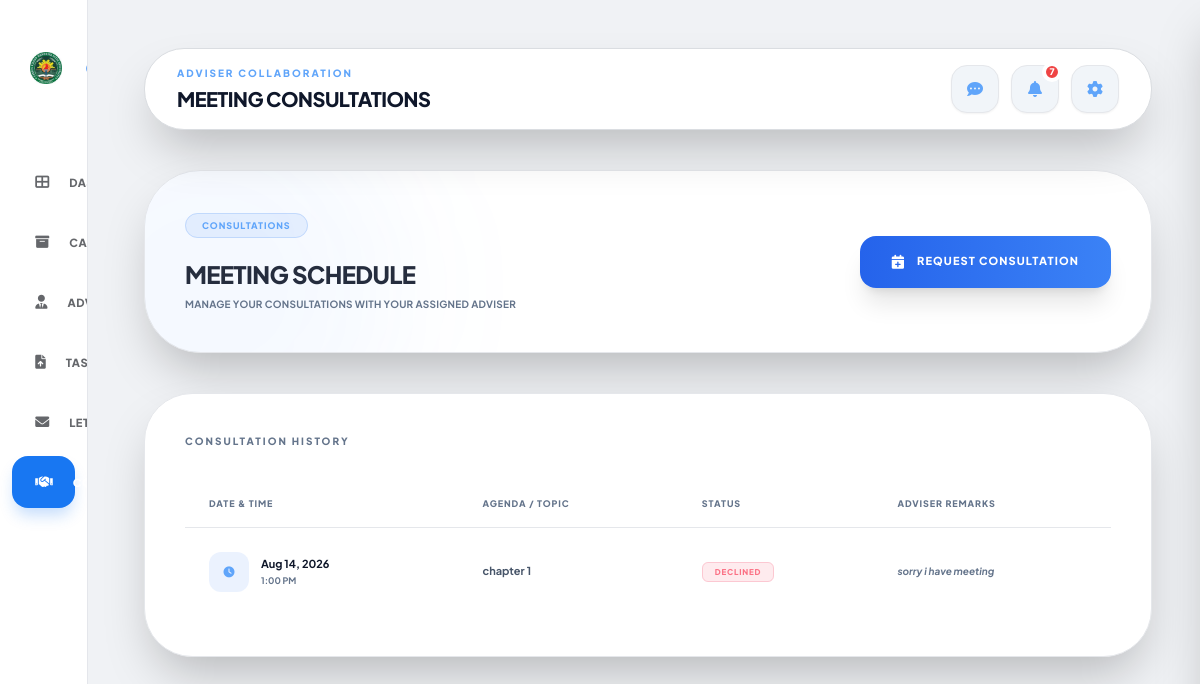
Page /group/meetings.php (signed in) on the committed database.
### tables this page shows
CREATE TABLE `meeting_requests` (
  `id` int NOT NULL,
  `group_id` int NOT NULL,
  `adviser_id` int NOT NULL,
  `meeting_time` datetime NOT NULL,
  `agenda` text NOT NULL,
  `status` enum('pending','accepted','declined') DEFAULT 'pending',
  `admin_remarks` text,
  `suggested_reschedule` datetime DEFAULT NULL,
  `created_at` timestamp NOT NULL DEFAULT CURRENT_TIMESTAMP,
  `reminder_sent` tinyint(1) NOT NULL DEFAULT '0'
);

### group/meetings.php (the view, shortened to what this page needs)
<?php
include('../backend/db_config.php');
$user_id = $_SESSION['user_id'];
$group_query = mysqli_query($conn, "SELECT g.*, a.full_name as adviser_name, a.email as adviser_email FROM `group` g LEFT JOIN adviser a ON g.adviser_id = a.id WHERE g.id = " . (int)$user_id . " LIMIT 1");
$group_data = mysqli_fetch_assoc($group_query);
$unread_q = mysqli_query($conn, "SELECT COUNT(*) as unread FROM notifications
    WHERE is_read = 0
      AND (
          (user_id = " . (int)$user_id . " AND user_role = 'group')
          OR (
              user_role = 'group'
              AND message LIKE '%registered%'
              AND message LIKE '%adviser%'
              AND SUBSTRING_INDEX(message, ': ', -1) IN (SELECT full_name FROM adviser)
          )
      )");
$unread_count = mysqli_fetch_assoc($unread_q)['unread'] ?? 0;
?>
<!DOCTYPE html>
<html lang="en">
<head>
    <script src="https://cdn.tailwindcss.com"></script>
    <link href="https://cdnjs.cloudflare.com/ajax/libs/font-awesome/6.0.0/css/all.min.css" rel="stylesheet">
    <link rel="stylesheet" href="../assets/css/responsive.css">
</head>
<body class="min-h-screen flex">
    <aside class="group sidebar" id="sidebar">
        <div class="logo-section transition-all duration-300">
            <div class="bg-white p-2 rounded-xl flex-none flex items-center justify-center w-12 h-12">
                <img src="../chmsu.png" class="w-10 h-10 object-contain shrink-0" alt="CHMSU Logo">
            </div>
        </div>
        <nav class="flex-1 space-y-2 px-3">
            <a href="group_dashboard.php" class="sidebar-link">
                <i class="fas fa-th-large w-5 text-center text-sm"></i>
                <span class="sidebar-text">Dashboard</span>
            </a>
            <a href="archive_view.php" class="sidebar-link">
                <i class="fas fa-archive w-5 text-center text-sm"></i>
                <span class="sidebar-text">Capstone Archive</span>
            </a>
            <a href="advisers.php" class="sidebar-link">
                <i class="fas fa-user-tie w-5 text-center text-sm"></i>
                <span class="sidebar-text">Adviser</span>
            </a>
            <a href="submissions.php" class="sidebar-link">
                <i class="fas fa-file-upload w-5 text-center text-sm"></i>
                <span class="sidebar-text">Tasks & Submissions</span>
            </a>
            <a href="letters.php" class="sidebar-link">
                <i class="fas fa-envelope w-5 text-center text-sm"></i>
                <span class="sidebar-text">Letters</span>
            </a>
            <a href="meetings.php" class="sidebar-link active">
                <i class="fas fa-handshake w-5 text-center text-sm"></i>
                <span class="sidebar-text">Consultation</span>
            </a>
        </nav>
    </aside>
    <main class="flex-1 ml-0 md:ml-24 p-6 sm:p-8 lg:p-12 space-y-6 sm:space-y-10 relative z-10">
        <div class="relative z-[200]">
            <nav class="premium-card rounded-[2.5rem] px-4 sm:px-8 py-4 flex flex-wrap justify-between items-center gap-2 shadow-2xl relative z-[200]">
                <div class="min-w-0 flex-1">
                    <p class="text-[10px] font-black text-blue-400 uppercase tracking-[0.2em] mb-1">Adviser Collaboration</p>
                    <h2 class="text-lg sm:text-xl font-black text-slate-900 uppercase tracking-tight truncate">Meeting Consultations</h2>
                </div>
                <div class="flex items-center gap-3 relative z-[250] shrink-0">
                    <div class="relative nav-icon-container">
                        <button onclick="toggleGroupChatWidget()" data-tip="Messages" class="icon-tooltip w-12 h-12 rounded-2xl bg-slate-100 border border-gray-200 flex items-center justify-center hover:bg-slate-100 transition relative shadow-sm">
                            <i class="fas fa-comment-dots text-blue-400"></i>
                        </button>
                    </div>
                    <div class="relative nav-icon-container">
                        <button onclick="handleNotifClick()" data-tip="Notifications" class="icon-tooltip w-12 h-12 rounded-2xl bg-slate-100 border border-gray-200 flex items-center justify-center hover:bg-slate-100 transition relative shadow-sm">
                            <i class="fas fa-bell text-blue-400"></i>
                            <?php if($unread_count > 0): ?><span id="notif-badge" class="absolute -top-1 -right-1 w-5 h-5 bg-red-500 text-white text-[9px] font-black rounded-full border-4 border-white flex items-center justify-center"><?php echo $unread_count; ?></span><?php endif; ?>
                        </button>
                    </div>
                    <div class="relative nav-icon-container">
                        <button onclick="toggleSettingsDropdown()" data-tip="Settings" class="icon-tooltip w-12 h-12 rounded-2xl bg-slate-100 border border-gray-200 flex items-center justify-center hover:bg-slate-100 transition relative shadow-sm"><i class="fas fa-cog text-blue-400"></i></button>
                    </div>
                </div>
            </nav>
        </div>
                <section class="premium-card rounded-[3.5rem] p-10 shadow-2xl border border-gray-200 relative overflow-hidden relative z-10 mb-8 flex flex-col sm:flex-row items-start sm:items-center justify-between gap-6">
            <div class="absolute -bottom-32 -left-32 w-96 h-96 bg-blue-500/5 rounded-full blur-3xl pointer-events-none"></div>
            <div class="relative z-10">
                <span class="text-[9px] font-black text-blue-400 bg-blue-500/10 border border-blue-500/20 px-4 py-1.5 rounded-full uppercase tracking-widest">Consultations</span>
                <h1 class="text-2xl font-black text-slate-900 uppercase tracking-tight opacity-90 leading-tight mt-6 max-w-2xl">Meeting Schedule</h1>
                <p class="text-[10px] font-bold text-slate-500 mt-2 uppercase tracking-wide">Manage your consultations with your assigned adviser</p>
            </div>
            <div class="relative z-10">
                <?php if(!empty($group_data['adviser_id'])): ?>
                    <button onclick="openMeetingModal()" class="bg-gradient-to-r from-blue-600 to-blue-500 text-white px-6 sm:px-8 py-4 rounded-2xl text-[11px] font-black uppercase tracking-widest shadow-xl hover:brightness-110 active:scale-95 transition-all flex items-center justify-center gap-3 w-full sm:w-auto">
                        <i class="fas fa-calendar-plus text-sm"></i> Request Consultation
                    </button>
                <?php else: ?>
                    <button disabled class="bg-slate-100 border border-gray-200 text-slate-500 px-6 sm:px-8 py-4 rounded-2xl text-[11px] font-black uppercase tracking-widest cursor-not-allowed flex items-center justify-center gap-3 w-full sm:w-auto">
                        <i class="fas fa-ban text-sm"></i> No Adviser Assigned
                    </button>
                <?php endif; ?>
            </div>
        </section>
        <section class="premium-card rounded-[3rem] p-10 shadow-2xl border border-gray-200 relative z-10">
            <h3 class="text-[10px] font-black uppercase text-slate-500 tracking-[0.2em] mb-8">Consultation History</h3>
            <div class="overflow-x-auto custom-scrollbar">
                <table class="w-full text-left border-collapse min-w-[800px]">
                    <thead>
                        <tr class="border-b border-gray-200">
                            <th class="py-4 px-6 text-[9px] font-black uppercase text-slate-500 tracking-widest">Date & Time</th>
                            <th class="py-4 px-6 text-[9px] font-black uppercase text-slate-500 tracking-widest">Agenda / Topic</th>
                            <th class="py-4 px-6 text-[9px] font-black uppercase text-slate-500 tracking-widest">Status</th>
                            <th class="py-4 px-6 text-[9px] font-black uppercase text-slate-500 tracking-widest">Adviser Remarks</th>
                        </tr>
                    </thead>
                    <tbody class="divide-y divide-gray-100 text-[11px] font-bold text-slate-600">
                        <?php
                        $meetings_q = mysqli_query($conn, "SELECT * FROM meeting_requests WHERE group_id = " . (int)$user_id . " ORDER BY created_at DESC LIMIT 500");
                        if($meetings_q && mysqli_num_rows($meetings_q) > 0):
                            while($m = mysqli_fetch_assoc($meetings_q)):
                        ?>
                            <tr class="hover:bg-slate-100 transition-all">
                                <td class="py-6 px-6">
                                    <div class="flex items-center gap-3">
                                        <div class="w-10 h-10 rounded-xl bg-blue-500/10 text-blue-400 flex items-center justify-center"><i class="fas fa-clock"></i></div>
                                        <div>
                                            <p class="text-slate-900"><?php echo date('M d, Y', strtotime($m['meeting_time'])); ?></p>
                                            <p class="text-[9px] text-slate-500 mt-0.5"><?php echo date('g:i A', strtotime($m['meeting_time'])); ?></p>
                                        </div>
                                    </div>
                                </td>
                                <td class="py-6 px-6 max-w-xs truncate" title="<?php echo htmlspecialchars($m['agenda']); ?>">
                                    <?php echo htmlspecialchars($m['agenda']); ?>
                                </td>
                                <td class="py-6 px-6">
                                    <?php if($m['status'] == 'pending'): ?>
                                        <span class="px-3 py-1 bg-amber-500/10 text-amber-400 text-[8px] font-black uppercase rounded-md border border-amber-500/20 tracking-widest animate-pulse">Pending</span>
                                    <?php elseif($m['status'] == 'accepted'): ?>
                                        <span class="px-3 py-1 bg-blue-500/10 text-blue-400 text-[8px] font-black uppercase rounded-md border border-blue-500/20 tracking-widest">Approved</span>
                                    <?php elseif($m['status'] == 'declined'): ?>
                                        <span class="px-3 py-1 bg-rose-500/10 text-rose-400 text-[8px] font-black uppercase rounded-md border border-rose-500/20 tracking-widest">Declined</span>
                                    <?php endif; ?>
                                </td>
                                <td class="py-6 px-6 text-[10px] text-slate-500 italic">
                                    <?php echo !empty($m['admin_remarks']) ? htmlspecialchars($m['admin_remarks']) : 'None'; ?>
                                </td>
                            </tr>
                        <?php endwhile; else: ?>
                            <tr><td colspan="4" class="py-12 text-center text-slate-500 font-bold uppercase text-[10px] italic tracking-widest">No consultations requested yet.</td></tr>
                        <?php endif; ?>
                    </tbody>
                </table>
            </div>
        </section>
    </main>
</body>
</html>

### assets/css/responsive.css (style rules this page uses)
:root { --cp-mobile-gutter: 1rem; --cp-header-clearance: 4.5rem; }
html { -webkit-text-size-adjust: 100%; text-size-adjust: 100%; }
body { min-height: 100dvh; }
main { min-width: 0 !important; }
@media (min-width: 1024px) { aside.sidebar { height: 100dvh !important; } }
@media (min-width: 1024px) { aside.sidebar nav { min-height: 0; overflow-y: auto; overscroll-behavior: contain; } }

### group/meetings.php (style rules this page uses)
html { background:#F0F2F5;color-scheme:light }
:root { --chmsu-blue: #1877F2; --chmsu-orange: #4267B2; --bg-deep: #F0F2F5; }
body { font-family: 'Plus Jakarta Sans', sans-serif; background-color: var(--bg-deep); background-image: none; background-size: 32px 32px; color: #1c1e21; overflow-x: hidden; }
aside { width: 5.5rem; transition: width 0.3s cubic-bezier(0.4, 0, 0.2, 1); background: #ffffff; border-right: 1px solid #dadde1; height: 100vh; position: fixed; z-index: 150; display: flex; flex-direction: column; padding: 1.25rem 0; overflow: hidden; }
.logo-section { display: flex; flex-direction: row; align-items: center; padding: 1.5rem 0; margin-bottom: 2.5rem; transition: all 0.3s ease; width: 100%; justify-content: flex-start; padding-left: 1.35rem; }
.sidebar-link { display: flex; align-items: center; gap: 1.25rem; padding: 1rem 1.45rem; border-radius: 1rem; transition: background-color 0.3s ease, box-shadow 0.3s ease; color: #65676b; width: 100%; justify-content: flex-start; }
.sidebar-text { opacity: 0; display: none; font-weight: 800; font-size: 0.7rem; text-transform: uppercase; letter-spacing: 0.05em; white-space: nowrap; }
.sidebar-link.active { background: var(--chmsu-blue) !important; color: white !important; box-shadow: 0 10px 15px -3px rgba(24, 119, 242, 0.25); }
.premium-card { background: #ffffff; border: 1px solid #dadde1; }
.icon-tooltip { position: relative; }

### rows in the picture
meeting_requests: meeting_time "Aug 14, 2026", meeting_time "1:00 PM", agenda "chapter 1", status "DECLINED", admin_remarks "sorry i have meeting"

### other values in the picture
$unread_count "7"
